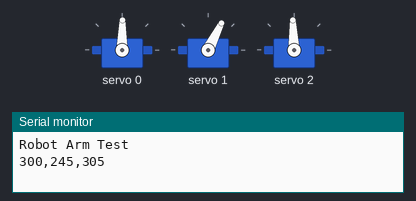
A sketch run on a simulated Arduino Uno, built with avr-gcc and run on an emulated ATmega328P. Shown: 3 × servo, the last lines printed to the serial monitor.

Above: at 0.05 s.
At 10.0 s:
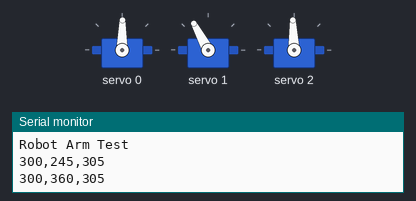
Timing chart, 0 to 13.0 s (numbered marks = the images above):
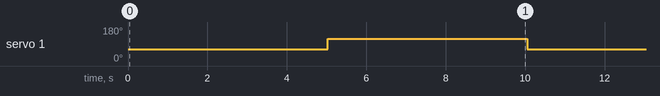

Measured:
- by itself, servo 1: alternates 118° for 5.0 s and 63° for 5.0 s

The sketch:

robot_arm.ino
```cpp
#include <Wire.h>
#include <Ramp.h>
#include <Adafruit_PWMServoDriver.h>

uint8_t BASE = 0;
uint8_t BOTTOM_ARM = 1;
uint8_t TOP_ARM = 2;
#define GRIPPER 3

#define SERVO_FREQ 50
// Servo move ranges
#define BASE_SERVOMIN 220
#define BASE_SERVOMAX 380
#define BOTTOM_SERVOMIN 245
#define BOTTOM_SERVOMAX 360
#define TOP_SERVOMIN 230
#define TOP_SERVOMAX 380


#define MOVE_TIME_SEC 2
#define PAUSE_TIME 1
#define SLEEPTIME_MILLIS 10

rampInt baseRamp;
rampInt bottomRamp;
rampInt topRamp;

// Using the default address 0x40
Adafruit_PWMServoDriver pwm = Adafruit_PWMServoDriver();

int pulselength(float degrees, int servoMin, int servoMax){
  // Input range is a decimal with only small range. So we map with 10 times
  // precision to target range to avoid jittering.
  return map(degrees*10, 0, 180*10, servoMin, servoMax);
}

void moveServos() {
  uint16_t x = baseRamp.getValue();
  Serial.print(x);
  Serial.print(',');
  pwm.setPWM(BASE,0,x);
  x = bottomRamp.getValue();
  Serial.print(x);
  Serial.print(',');
  pwm.setPWM(BOTTOM_ARM,0,x);
  x = topRamp.getValue();
  Serial.print(x);
  Serial.print('\n');
  pwm.setPWM(TOP_ARM,0,x);
}

void setup() {
  Serial.begin(9600);
  Serial.println("Robot Arm Test");
  pwm.begin();
  pwm.setOscillatorFrequency(27000000);
  pwm.setPWMFreq(SERVO_FREQ);
  // Initialize all Ramps to center
  baseRamp.go(pulselength(90, BASE_SERVOMIN, BASE_SERVOMAX),5);
  bottomRamp.go(pulselength(90, BOTTOM_SERVOMIN, BOTTOM_SERVOMAX),5);
  topRamp.go(pulselength(90, TOP_SERVOMIN, TOP_SERVOMAX),5);
  // Wait until center positions initialized
  delay(10);
  // pwm.setPWM(GRIPPER,0,375);
}

void updateServoPositions(){
  baseRamp.update();
  bottomRamp.update();
  topRamp.update();
  moveServos();
}

byte positionIndex = 0;
byte baseIndexes[] = {0,180,90,90,90,90,90,90,90};
byte bottomIndexes[] = {90,90,90,0,180,90,90,90,90};
byte topIndexes[] = {90,90,90,90,90,90,0,180,90};

void positionUpdate() {
  if (!baseRamp.isRunning()){
    Serial.print("Position reached. Moving to next position.");
    delay(PAUSE_TIME*1000);
    baseRamp.go(pulselength(baseIndexes[positionIndex], BASE_SERVOMIN, BASE_SERVOMAX), MOVE_TIME_SEC*1000);
    bottomRamp.go(pulselength(bottomIndexes[positionIndex], BOTTOM_SERVOMIN, BOTTOM_SERVOMAX), MOVE_TIME_SEC*1000);
    topRamp.go(pulselength(topIndexes[positionIndex], TOP_SERVOMIN, TOP_SERVOMAX), MOVE_TIME_SEC*1000);
    positionIndex++;
    if (positionIndex >= sizeof(baseIndexes)){
      positionIndex=0;
    }
  }
}

void loop() {
  bottomRamp.go(pulselength(0, BOTTOM_SERVOMIN, BOTTOM_SERVOMAX),5);
  delay(10);
  updateServoPositions();
  delay(5000);
  bottomRamp.go(pulselength(180, BOTTOM_SERVOMIN, BOTTOM_SERVOMAX),5);
  delay(10);
  updateServoPositions();
  delay(5000);

  //updateServoPositions();
  //positionUpdate();
  //simulateKinematics();

  //delay(SLEEPTIME_MILLIS);
}
```

Kinematics.ino
```cpp
/*
 * Inverse kinematics for the 2 axis of the robot arm.
 *
 * Formulas for calculation are from
 * https://robotacademy.net.au/lesson/inverse-kinematics-for-a-2-joint-robot-arm-using-geometry/
 *
 */
#define lowerArmLength 14
#define upperArmLength 14

float lowerArmSquare = lowerArmLength*lowerArmLength;
float upperArmSquare = upperArmLength*upperArmLength;
float denominator = 2*lowerArmLength*upperArmLength;
float rad;
float getUpperAngle(float x, float y) {
  // store in local rad variable to use in lower Angle calculation
  rad = acos((x*x+y*y-lowerArmSquare-upperArmSquare)/denominator);
  // convert to degrees and return
  return rad * 57296 / 1000;
}

float getLowerAngle(float x, float y) {
  float radLow = atan(y/x)+atan((upperArmLength*sin(rad))/(lowerArmLength+upperArmLength*cos(rad)));
  // convert to degrees and return
  return radLow * 57296 / 1000;
}

/*
 * Method to step through the whole theoretically covered area of the robot arm
 * (both arms fully extended = farthest reachable point -> max for x and y)
 *
 * This also includes points not reachable when x+y > 24 where we will get NaN values.
 */
void simulateKinematics() {
   for (int x = 0; x < lowerArmLength+upperArmLength ; x++) {
    for (int y = 0; y < lowerArmLength+upperArmLength ; y++) {
      float uA = getUpperAngle(x,y);
      float lA = getLowerAngle(x,y);
      Serial.print(x);
      Serial.print(',');
      Serial.print(y);
      Serial.print(',');
      Serial.print(uA);
      Serial.print(',');
      Serial.print(lA);
      Serial.print('\n');
      delay(100);
    }
  }
}
```
